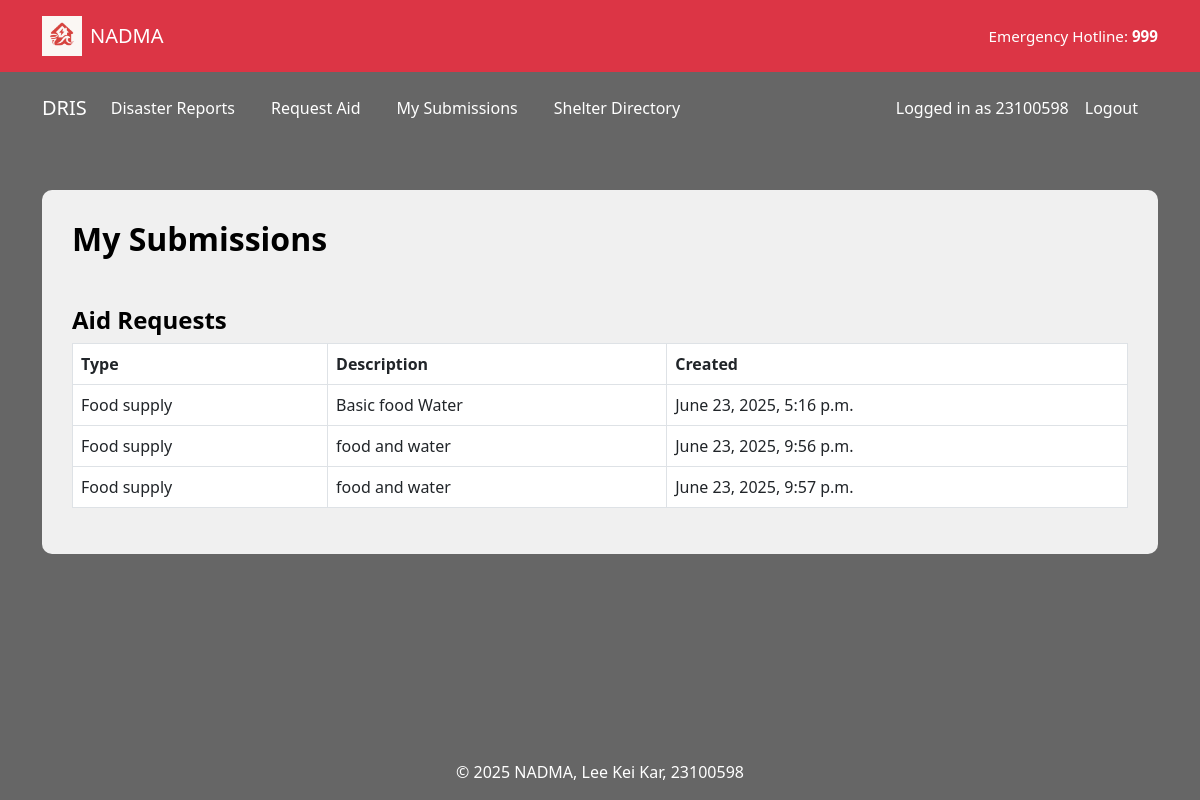
The app's page /my-submissions/ (signed in) with its own data.
### dris_app/models.py (models this page shows)
class User(AbstractUser):
    ROLE_CHOICES = (
        ('citizen', 'Citizen'),
        ('volunteer', 'Volunteer'),
        ('authority', 'Authority'),
    )
    role = models.CharField(max_length=20, choices=ROLE_CHOICES)

class AidRequest(models.Model):
    user = models.ForeignKey(User, on_delete=models.CASCADE)
    aid_type = models.CharField(max_length=50)
    description = models.TextField()
    created_at = models.DateTimeField(auto_now_add=True)

### dris_app/views.py (the view)
# urls.py: path('my-submissions/', views.view_my_submissions, name='my_submissions'),
@login_required
def view_my_submissions(request):
    my_reports = DisasterReport.objects.filter(user=request.user)
    my_requests = AidRequest.objects.filter(user=request.user)
    return render(request, 'my_submissions.html', {
        'my_reports': my_reports,
        'my_requests': my_requests
    })

### dris_app/templates/my_submissions.html (shortened to what this page needs)
{% extends "base.html" %}
{% load static %}
{% block content %}
<div class="container content-wrapper">
    <h2 class="mb-4">My Submissions</h2>
    <h4 class="mt-5">Aid Requests</h4>
    <table class="table table-bordered">
        <thead>
            <tr>
                <th>Type</th>
                <th>Description</th>
                <th>Created</th>
            </tr>
        </thead>
        <tbody>
            {% for request in my_requests %}
            <tr>
                <td>{{ request.aid_type }}</td>
                <td>{{ request.description }}</td>
                <td>{{ request.created_at }}</td>
            </tr>
            {% empty %}
            <tr><td colspan="3">No aid requests submitted.</td></tr>
            {% endfor %}
        </tbody>
    </table>
</div>
{% endblock %}

### dris_app/templates/base.html (shortened to what this page needs)
<!DOCTYPE html>
{% load static %}
<html lang="en">
<head>
    <link rel="stylesheet" href="https://cdn.jsdelivr.net/npm/bootstrap@5.3.0/dist/css/bootstrap.min.css">
</head>
<body>
<header class="bg-danger text-white py-3 mb-0">
    <div class="container d-flex justify-content-between align-items-center flex-wrap">
        <div class="d-flex align-items-center">
            <img src="{% static 'images/nadma_logo.png' %}" alt="NADMA Logo" height="40" class="me-2">
            <h5 class="m-0">NADMA</h5>
        </div>
        <div class="hotline ms-auto text-end">
            Emergency Hotline: <strong>999</strong>
        </div>
    </div>
</header>
{% if user.is_authenticated %}
<nav class="navbar navbar-expand-lg bg-transparent mt-2">
    <div class="container">
        <a class="navbar-brand" href="/">DRIS</a>
        <div class="collapse navbar-collapse">
            <ul class="navbar-nav me-auto">
                <li class="nav-item"><a class="nav-link" href="/disasters/">Disaster Reports</a></li>
                <li class="nav-item"><a class="nav-link" href="/aid-request/">Request Aid</a></li>
                <li class="nav-item"><a class="nav-link" href="/my-submissions/">My Submissions</a></li>
                <li class="nav-item"><a class="nav-link" href="{% url 'citizen_shelters' %}">Shelter Directory</a></li>
            </ul>
            <ul class="navbar-nav ms-auto">
                <li class="nav-item">
                    <span class="navbar-text me-3">Logged in as {{ user.username }}</span>
                </li>
                <li class="nav-item">
                    <form method="post" action="{% if request.path|slice:':11' == '/volunteer' %}{% url 'volunteer_logout' %}{% else %}{% url 'user_logout' %}{% endif %}">
                        <button type="submit" class="btn btn-link nav-link p-0">Logout</button>
                    </form>
                </li>
            </ul>
        </div>
    </div>
</nav>
{% endif %}
<main class="container my-4">
    {% block content %}
    {% endblock %}
</main>
<footer class="bg-transparent text-center py-3">
    © 2025 NADMA, Lee Kei Kar, 23100598
</footer>
</body>
</html>

### dris_app/templates/base.html (style rules this page uses)
html, body { height: 100%; margin: 0; }
body { display: flex; flex-direction: column; min-height: 100vh; color: white; }
main.container.my-4 { flex: 1; }
.navbar a, .navbar .navbar-brand, .navbar .navbar-text { color: white !important; }
.navbar .nav-link { margin-right: 20px; }
.navbar .btn-link.nav-link { color: white !important; text-decoration: none !important; }
.navbar { background-color: transparent !important; border: none; box-shadow: none; }
footer.bg-transparent { background-color: transparent !important; color: white; }
.hotline { font-weight: 500; font-size: 0.95rem; white-space: nowrap; }

### dris_app/templates/my_submissions.html (style rules this page uses)
.content-wrapper { position: relative; z-index: 1; background-color: rgba(255, 255, 255, 0.9); padding: 30px; border-radius: 10px; margin-top: 30px; }
h2, h4 { font-weight: bold; }
h2 { color: black !important; }
h4 { color: black !important; }

### records on screen
User: username "23100598"
AidRequest: aid_type "Food supply", description "Basic food Water", created_at "June 23, 2025, 5:16 p.m."
AidRequest: aid_type "Food supply", description "food and water", created_at "June 23, 2025, 9:56 p.m."
AidRequest: aid_type "Food supply", description "food and water", created_at "June 23, 2025, 9:57 p.m."
